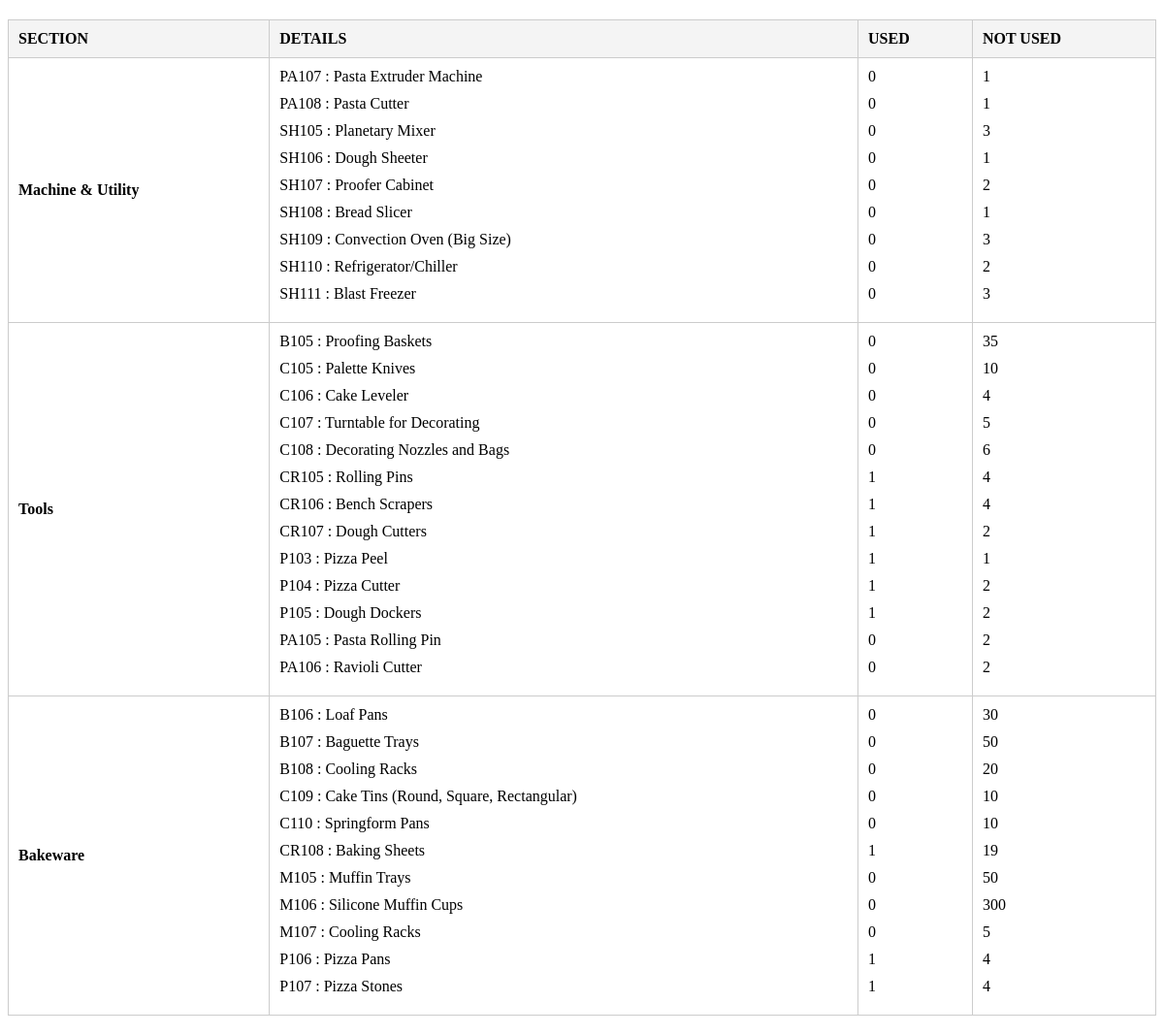
The page /view_equipment.php on the database its author committed.
### tables this page shows
CREATE TABLE `equipment_details` (
  `spec_id` varchar(11) NOT NULL,
  `eq_id` varchar(11) NOT NULL,
  `eq_description` text NOT NULL,
  `qty` int(11) NOT NULL,
  `eq_used` int(11) DEFAULT NULL,
  `eq_not_used` int(11) DEFAULT NULL
);

### view_equipment.php (the view, shortened to what this page needs)
<?php include 'db_connect.php'; ?>
<?php
$sql_equipment = "SELECT * FROM equipment_details WHERE eq_id IN ('E101', 'E102', 'E103')";
$query_equipment = $conn->query($sql_equipment);
$equipment_list = $query_equipment->fetch_all(MYSQLI_ASSOC);
?>
<div class="container-fluid">
    <table class="table table-bordered">
        <thead>
            <tr>
                <th>Section</th>
                <th>Details</th>
                <th>Used</th>
                <th>Not Used</th>
            </tr>
        </thead>
        <tbody>
            <tr>
                <td><strong>Machine & Utility</strong></td>
                <td>
                    <ul>
                        <?php
                        foreach ($equipment_list as $equipment) {
                            if ($equipment['eq_id'] == 'E101') {
                                echo "<li>" . htmlspecialchars($equipment['spec_id']) . " : " . htmlspecialchars($equipment['eq_description']) . "</li>";
                            }
                        }
                        ?>
                    </ul>
                </td>
                <td>
                    <ul>
                        <?php
                        foreach ($equipment_list as $equipment) {
                            if ($equipment['eq_id'] == 'E101') {
                                echo "<li>" . htmlspecialchars($equipment['eq_used']) . "</li>";
                            }
                        }
                        ?>
                    </ul>
                </td>
                <td>
                    <ul>
                        <?php
                        foreach ($equipment_list as $equipment) {
                            if ($equipment['eq_id'] == 'E101') {
                                echo "<li>" . htmlspecialchars($equipment['eq_not_used']) . "</li>";
                            }
                        }
                        ?>
                    </ul>
                </td>
            </tr>
            <tr>
                <td><strong>Tools</strong></td>
                <td>
                    <ul>
                        <?php
                        foreach ($equipment_list as $equipment) {
                            if ($equipment['eq_id'] == 'E102') {
                                echo "<li>" . htmlspecialchars($equipment['spec_id']) . " : " . htmlspecialchars($equipment['eq_description']) . "</li>";
                            }
                        }
                        ?>
                    </ul>
                </td>
                <td>
                    <ul>
                        <?php
                        foreach ($equipment_list as $equipment) {
                            if ($equipment['eq_id'] == 'E102') {
                                echo "<li>" . htmlspecialchars($equipment['eq_used']) . "</li>";
                            }
                        }
                        ?>
                    </ul>
                </td>
                <td>
                    <ul>
                        <?php
                        foreach ($equipment_list as $equipment) {
                            if ($equipment['eq_id'] == 'E102') {
                                echo "<li>" . htmlspecialchars($equipment['eq_not_used']) . "</li>";
                            }
                        }
                        ?>
                    </ul>
                </td>
            </tr>
            <tr>
                <td><strong>Bakeware</strong></td>
                <td>
                    <ul>
                        <?php
                        foreach ($equipment_list as $equipment) {
                            if ($equipment['eq_id'] == 'E103') {
                                echo "<li>" . htmlspecialchars($equipment['spec_id']) . " : " . htmlspecialchars($equipment['eq_description']) . "</li>";
                            }
                        }
                        ?>
                    </ul>
                </td>
                <td>
                    <ul>
                        <?php
                        foreach ($equipment_list as $equipment) {
                            if ($equipment['eq_id'] == 'E103') {
                                echo "<li>" . htmlspecialchars($equipment['eq_used']) . "</li>";
                            }
                        }
                        ?>
                    </ul>
                </td>
                <td>
                    <ul>
                        <?php
                        foreach ($equipment_list as $equipment) {
                            if ($equipment['eq_id'] == 'E103') {
                                echo "<li>" . htmlspecialchars($equipment['eq_not_used']) . "</li>";
                            }
                        }
                        ?>
                    </ul>
                </td>
            </tr>
        </tbody>
    </table>
</div>

### view_equipment.php (style rules this page uses)
table { width: 100%; border-collapse: collapse; margin: 20px 0; }
table th, table td { border: 1px solid #ccc; padding: 10px; text-align: left; }
table th { background-color: #f4f4f4; font-weight: bold; text-transform: uppercase; }
ul { list-style: none; padding: 0; margin: 0; }
ul li { margin-bottom: 10px; font-size: 16px; }

### rows shown on the page
equipment_details: spec_id "PA107", eq_description "Pasta Extruder Machine", eq_used "0", eq_not_used "1"
equipment_details: spec_id "PA108", eq_description "Pasta Cutter", eq_used "0", eq_not_used "1"
equipment_details: spec_id "SH105", eq_description "Planetary Mixer", eq_used "0", eq_not_used "3"
equipment_details: spec_id "SH106", eq_description "Dough Sheeter", eq_used "0", eq_not_used "1"
equipment_details: spec_id "SH107", eq_description "Proofer Cabinet", eq_used "0", eq_not_used "2"
equipment_details: spec_id "SH108", eq_description "Bread Slicer", eq_used "0", eq_not_used "1"
equipment_details: spec_id "SH109", eq_description "Convection Oven (Big Size)", eq_used "0", eq_not_used "3"
equipment_details: spec_id "SH110", eq_description "Refrigerator/Chiller", eq_used "0", eq_not_used "2"
equipment_details: spec_id "SH111", eq_description "Blast Freezer", eq_used "0", eq_not_used "3"
equipment_details: spec_id "B105", eq_description "Proofing Baskets", eq_used "0", eq_not_used "35"
equipment_details: spec_id "C105", eq_description "Palette Knives", eq_used "0", eq_not_used "10"
equipment_details: spec_id "C106", eq_description "Cake Leveler", eq_used "0", eq_not_used "4"
equipment_details: spec_id "C107", eq_description "Turntable for Decorating", eq_used "0", eq_not_used "5"
equipment_details: spec_id "C108", eq_description "Decorating Nozzles and Bags", eq_used "0", eq_not_used "6"
equipment_details: spec_id "CR105", eq_description "Rolling Pins", eq_used "1", eq_not_used "4"
equipment_details: spec_id "CR106", eq_description "Bench Scrapers", eq_used "1", eq_not_used "4"
equipment_details: spec_id "CR107", eq_description "Dough Cutters", eq_used "1", eq_not_used "2"
equipment_details: spec_id "P103", eq_description "Pizza Peel", eq_used "1", eq_not_used "1"
equipment_details: spec_id "P104", eq_description "Pizza Cutter", eq_used "1", eq_not_used "2"
equipment_details: spec_id "P105", eq_description "Dough Dockers", eq_used "1", eq_not_used "2"
equipment_details: spec_id "PA105", eq_description "Pasta Rolling Pin", eq_used "0", eq_not_used "2"
equipment_details: spec_id "PA106", eq_description "Ravioli Cutter", eq_used "0", eq_not_used "2"
equipment_details: spec_id "B106", eq_description "Loaf Pans", eq_used "0", eq_not_used "30"
equipment_details: spec_id "B107", eq_description "Baguette Trays", eq_used "0", eq_not_used "50"
equipment_details: spec_id "B108", eq_description "Cooling Racks", eq_used "0", eq_not_used "20"
equipment_details: spec_id "C109", eq_description "Cake Tins (Round, Square, Rectangular)", eq_used "0", eq_not_used "10"
equipment_details: spec_id "C110", eq_description "Springform Pans", eq_used "0", eq_not_used "10"
equipment_details: spec_id "CR108", eq_description "Baking Sheets", eq_used "1", eq_not_used "19"
equipment_details: spec_id "M105", eq_description "Muffin Trays", eq_used "0", eq_not_used "50"
equipment_details: spec_id "M106", eq_description "Silicone Muffin Cups", eq_used "0", eq_not_used "300"
equipment_details: spec_id "M107", eq_description "Cooling Racks", eq_used "0", eq_not_used "5"
equipment_details: spec_id "P106", eq_description "Pizza Pans", eq_used "1", eq_not_used "4"
equipment_details: spec_id "P107", eq_description "Pizza Stones", eq_used "1", eq_not_used "4"
